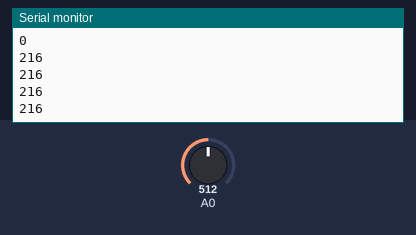
The program below on a simulated ESP8266 (NodeMCU). On the bench: the last lines printed to the serial monitor. The test bench sets the inputs (shaded band); at power-on: A0 = 512. WiFi joins after 1.5 s; servers stay silent unless stated; uploads are accepted with an empty reply; EEPROM starts erased.

Above: at 6.2 s.
6.3 s: A0 set to 716
At 6.82 s:
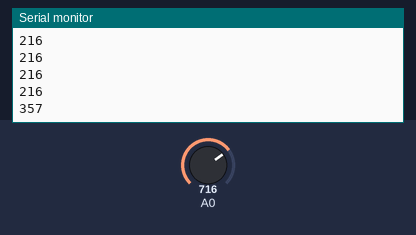
7.8 s: A0 set to 900
At 10.61 s:
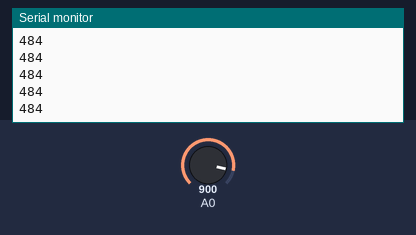
Timing chart, 0 to 12.1 s (numbered marks = the images above; inputs shaded):
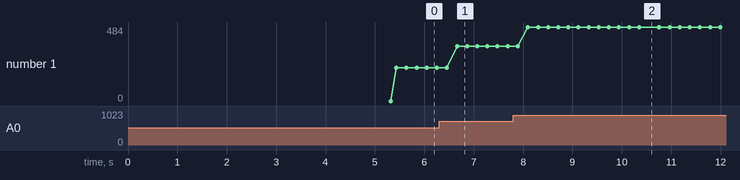

Measured:
- after the input at 6.3 s, the serial monitor: prints a new line after 0.36 s (image 1)
- after the input at 7.8 s, the serial monitor: prints a new line after 0.30 s (image 2)
- plotted number 1: 216 → 357 after the input at 6.3 s, 357 → 484 after the input at 7.8 s

The program:

main.cpp
```cpp
/*
#define BLYNK_TEMPLATE_ID "TMPL6OXV1bmFt"
#define BLYNK_TEMPLATE_NAME "Support"
#define BLYNK_AUTH_TOKEN "7sISC1fJBO2OhzgOrlCUbspnne6I3LWr"
*/
#define BLYNK_TEMPLATE_ID "TMPL6H_Q3XkK9"
#define BLYNK_TEMPLATE_NAME "SUPPORT DEACTIVE"
#define BLYNK_AUTH_TOKEN "IXPS9jkvL6tmMMOqPhhn4YTfXimuEGu4"

#define BLYNK_FIRMWARE_VERSION "CC.TANK"
#define BLYNK_PRINT Serial
#define APP_DEBUG

const char *ssid = "Wifi";
const char *password = "Password";

#include <BlynkSimpleEsp8266.h>
#include <EEPROM.h>
#include <ESP8266WiFi.h>

#include <ESP8266HTTPClient.h>
WiFiClient client;
HTTPClient http;
String server_name = "http://sgp1.blynk.cloud/external/api/";
String Main = "vcz0jVXPSGPK6XmFP5Dqi_etQA32VNPL";

float thetich;
int xlength = 2400;
int width = 1230;
int height = 314;
byte reboot_num;
int save_num;

#define filterSamples 121
int sensSmoothArray1[filterSamples]; // array for holding raw sensor values for sensor1
int smoothDistance;                  // variables for sensor1 data
//----------------------------------------------------------------------------
int digitalSmooth(int rawIn, int *sensSmoothArray) { // "int *sensSmoothArray" passes an array to the function - the asterisk indicates the array name is a pointer
  int j, k, temp, top, bottom;
  long total;
  static int i;
  static int sorted[filterSamples];
  boolean done;

  i = (i + 1) % filterSamples; // increment counter and roll over if necc. -  % (modulo operator) rolls over variable
  sensSmoothArray[i] = rawIn;  // input new data into the oldest slot

  // Serial.print("raw = ");

  for (j = 0; j < filterSamples; j++) { // transfer data array into anther array for sorting and averaging
    sorted[j] = sensSmoothArray[j];
  }

  done = 0;           // flag to know when we're done sorting
  while (done != 1) { // simple swap sort, sorts numbers from lowest to highest
    done = 1;
    for (j = 0; j < (filterSamples - 1); j++) {
      if (sorted[j] > sorted[j + 1]) { // numbers are out of order - swap
        temp = sorted[j + 1];
        sorted[j + 1] = sorted[j];
        sorted[j] = temp;
        done = 0;
      }
    }
  }
  bottom = max(((filterSamples * 20) / 100), 1);
  top = min((((filterSamples * 80) / 100) + 1), (filterSamples - 1)); // the + 1 is to make up for asymmetry caused by integer rounding
  k = 0;
  total = 0;
  for (j = bottom; j < top; j++) {
    total += sorted[j]; // total remaining indices
    k++;
  }
  return total / k; // divide by number of samples
}
//---------------------------------------------------------------------------------
long distance, distance1; // Duration used to calculate distance

BlynkTimer timer;
BLYNK_CONNECTED() {
}

void send_data() {
  String server_path = server_name + "batch/update?token=" + Main + "&V26=" + smoothDistance + "&V25=" + thetich + "&V40=" + 1;
  http.begin(client, server_path.c_str());
  int httpResponseCode = http.GET();
  if (httpResponseCode > 0) {
    String payload = http.getString();
  }
  http.end();
}

void savedata() {
  save_num = save_num + 1;
  EEPROM.begin(512);
  delay(20);
  EEPROM.put(160, reboot_num);
  EEPROM.put(166, save_num);
  EEPROM.commit();
  EEPROM.end();
}

void connectionstatus() {
  if ((WiFi.status() != WL_CONNECTED)) {
    Serial.println("Khong ket noi WIFI");
    WiFi.begin(ssid, password);
  }
  if ((WiFi.status() == WL_CONNECTED) && (!Blynk.connected())) {
    reboot_num = reboot_num + 1;
    if ((reboot_num == 1) || (reboot_num == 2)) {
      Serial.println("...");
      WiFi.disconnect();
      delay(1000);
      WiFi.begin(ssid, password);
    }
    if (reboot_num % 5 == 0) {
      WiFi.disconnect();
      delay(1000);
      WiFi.begin(ssid, password);
    }
  }
  if (Blynk.connected()) {
    if (reboot_num != 0) {
      reboot_num = 0;
    }
  }
}
//---------------------------------------------------------
void MeasureCmForSmoothing() {
  float sensorValue = analogRead(A0);
  Serial.println(distance1);
  distance1 = (((sensorValue - 198) * 500) / (923 - 198)); // 915,74 (R=147.7)
  if (distance1 > 0) {
    smoothDistance = digitalSmooth(distance1, sensSmoothArray1);
    thetich = (xlength * smoothDistance * width) / 1000000;
  }
}
//---------------------------------------------------------------------------------
void setup() {
  ESP.wdtDisable();
  ESP.wdtEnable(300000);
  Serial.begin(9600);
  WiFi.mode(WIFI_STA);
  WiFi.begin(ssid, password);
  Blynk.config(BLYNK_AUTH_TOKEN);
  delay(5000);

  EEPROM.begin(512);
  delay(20);
  EEPROM.get(160, reboot_num);
  EEPROM.get(166, save_num);
  EEPROM.end();
  timer.setInterval(205, MeasureCmForSmoothing);
  timer.setInterval(5529, send_data);
  timer.setInterval(300015, connectionstatus); // 5p
}
void loop() {
  ESP.wdtFeed();
  Blynk.run();
  timer.run();
}
```
